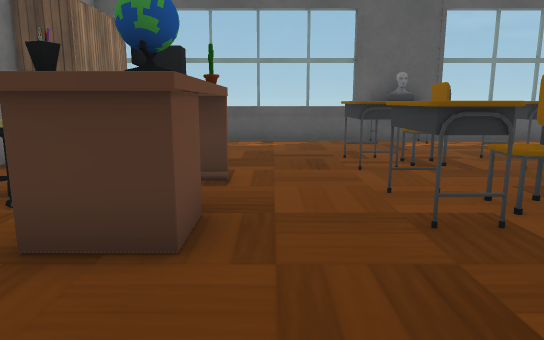
View 1 (above)

16 first-person views from a walk through a 3-D level made in the Unity game engine. The camera is 1.3 m above the floor, tilts 10° down and sees 70° across. The floor is counted in squares, 1 m on a side. Each view is taken from the middle of a square. On the plan, view 1 faces up. The plan holds only what a view shows up to about 16 squares ahead; the rest is blank. Door leaves are left out, so doorways stand open. Some surface patterns are stand-ins.

View 2
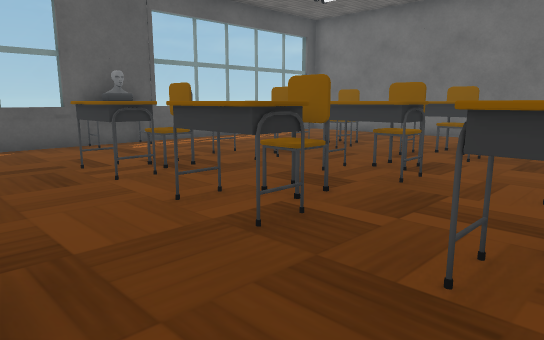

View 3
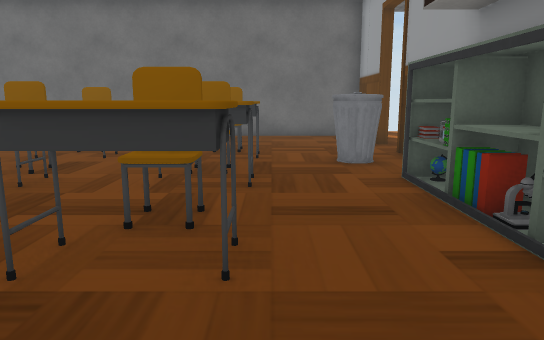

View 4
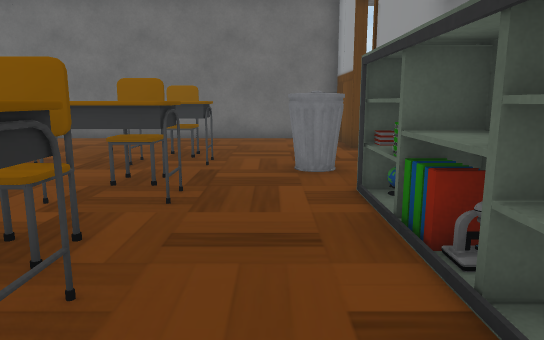

View 5
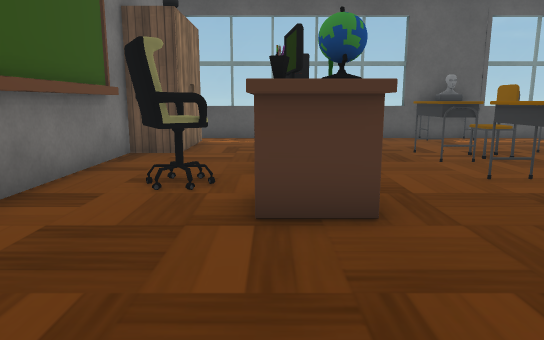

View 6
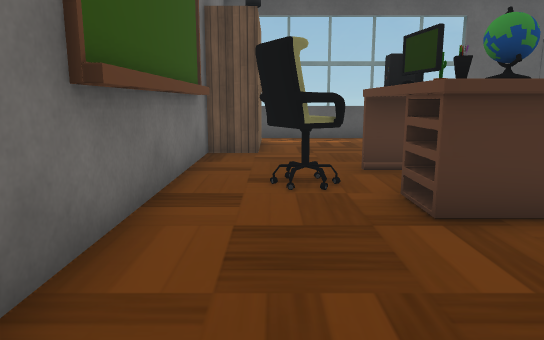

View 7
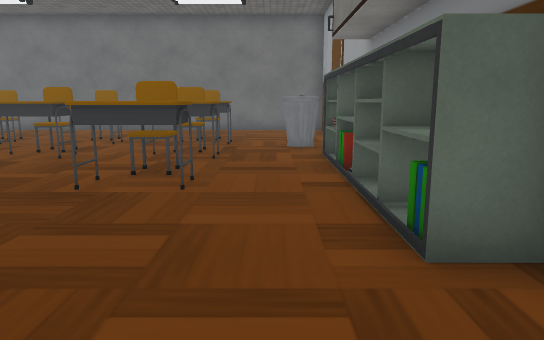

View 8
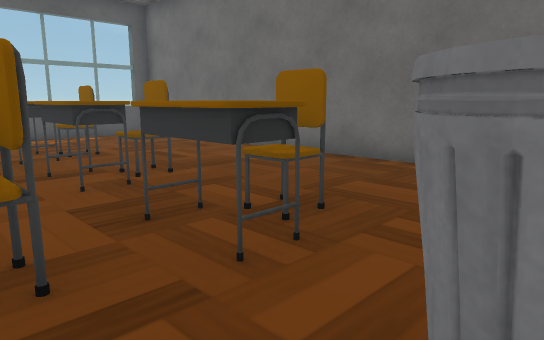

View 9
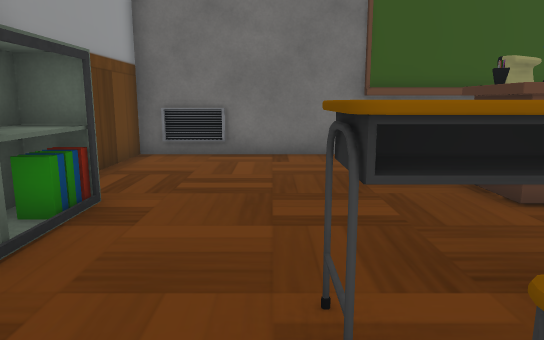

View 10
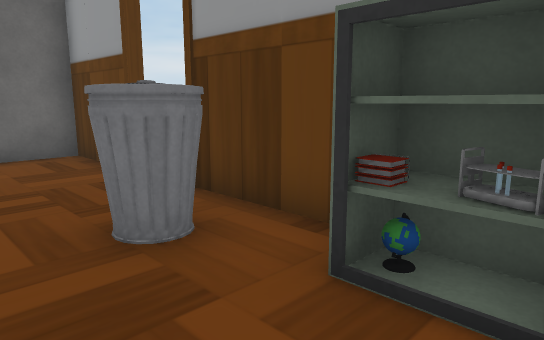

View 11
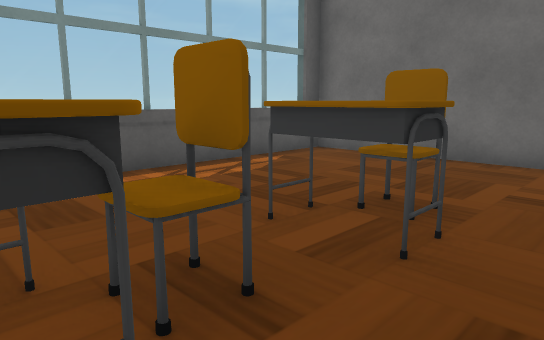

View 12
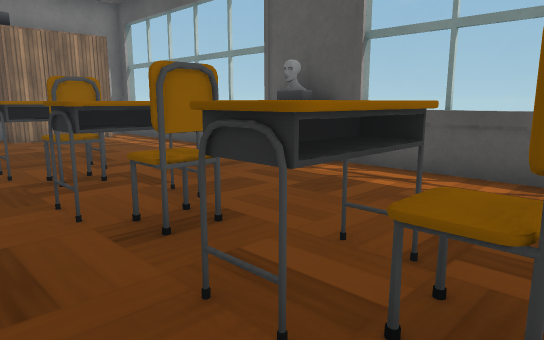

View 13
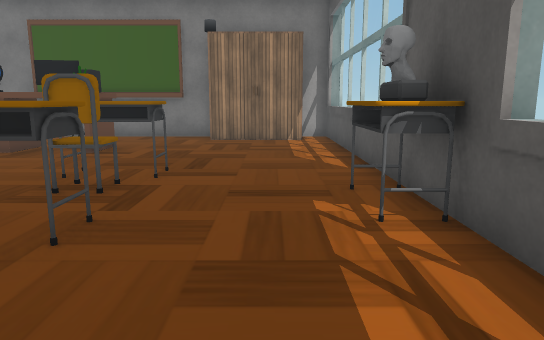

View 14
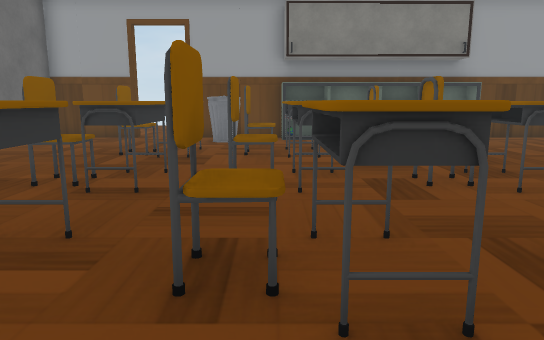

View 15
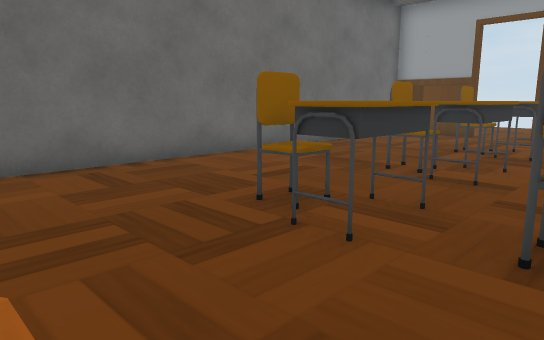

View 16
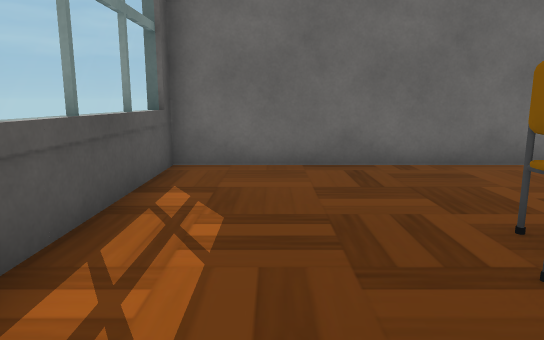

### Floor plan
Points are (right, up) in squares from view 1. A wall is a line through its corners. A room is listed if a view was taken in it or the views show most of it. See-through windows are left out.
Room 1 (views 1, 2, 3, 4, 5, 6, 7, 8, 9, 10, 11, 12, 13, 14, 15, 16)
walls: (5.6, -3.3) (9.1, -3.3); (-5.4, 7.8) (-5.4, 2.3); (-5.7, 9.1) (-5.7, -3.3) (-1.5, -3.3); (10.9, -3.3) (14, -3.3) (14, 13) (-5.7, 13) (-5.7, 12.1)
ways out: open door at (10, -3)
objects: other object (-4, 4) to (-3, 6); other object (-4, 9) to (-4, 12); other object (-2, 3) to (-1, 6); other object (-2, 5); other object (-1, -3) to (5, -2); other object (2, 0) to (2, 2); other object (2, 4) to (2, 5); other object (2, 7) to (2, 9); other object (3, 1); other object (3, 4) to (3, 5); other object (3, 8); other object (3, 12); other object (4, 12) to (4, 13); other object (5, 0) to (5, 2); other object (5, 4) to (5, 5); other object (5, 7) to (5, 9); other object (5, 12); other object (6, 1) to (7, 2); other object (6, 4) to (7, 5); other object (6, 8) to (7, 9); other object (7, -2) to (8, -1); other object (8, 0) to (8, 2); other object (8, 4) to (8, 5); other object (8, 7) to (8, 9); other object (9, 1) to (10, 2); other object (9, 4) to (10, 5); other object (9, 8) to (10, 9)

Positions as (right, up) in squares from view 1, and headings:
1: (0, 0), facing up
2: (-1, 1), facing up-right
3: (-1, 0), facing right
4: (0, -1), facing right
5: (-2, -1), facing up
6: (-4, -1), facing up
7: (-4, -1), facing right
8: (6, -2), facing up-right
9: (4, 0), facing left
10: (4, 0), facing down-right
11: (5, 6), facing up-right
12: (10, 6), facing up-left
13: (9, 11), facing left
14: (6, 11), facing down
15: (6, 12), facing down-right
16: (6, 11), facing right
